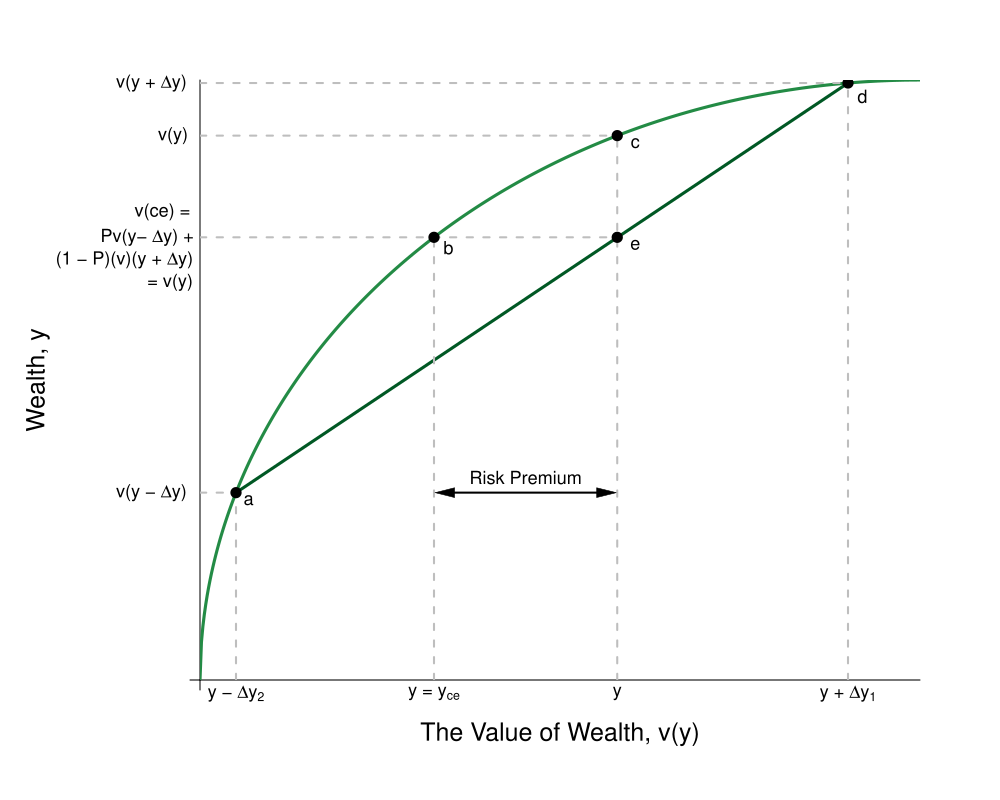

Recreate this plot in R.
#Graph Designer: Simon Halliday
#Authors: Bowles, Foley and Halliday
#Title: Coordination, Conflict and Competition: A Text in Microeconomics

library(shape)
require(shape)
pdf(file = "/Users/rileyboeth/Library/Mobile Documents/com~apple~CloudDocs/bfh textbook - backup/coordination_failures/figure4_3.pdf", width = 10, height = 8)

#Set parameters for graphics
axislabelsize <- 1.5
labelsize <- 1.1
graphlinewidth <- 3
segmentlinewidth <- 2

COL <- c("#7fc97f", "#beaed4", "#fdc086", "#ffff99", "#386cb0", "#f0027f", "#bf5b17", "#666666")
COLA <- c("#e0f3db", "#99d8c9","#66c2a4","#41ae76", "#238b45", "#005824")
COLB <- c("#4eb3d3", "#2b8cbe", "#0868ac","#084081")

#Edited the margins to cater for the larger LHS labels
par(mar =  c(6, 10, 4, 4))

#Concave utility of wealth function

ConcaveU <- function(x,y){
  (1600-(x-40)^2)^(1/2)
}

#Add limits on axes and levels of utility for each indifference curve
ylims <- c(0, 40)
xlims <- c(0, 40)

npts <- 501 
x <- seq(xlims[1], xlims[2], length.out = npts)
y <- seq(ylims[1], ylims[2], length.out = npts) 

plot(0, 0, xlim = xlims, ylim = ylims, type = "n",
     xlab = expression(paste("")),
     ylab = expression(paste("")), 
     xaxt = "n", 
     yaxt = "n", 
     cex.lab = axislabelsize, 
     bty = "n", 
     xaxs="i", 
     yaxs="i"
)

#x and y limits with plain axes without ticks/numbers to match previous graph

ticksx <- seq(from = 0, to = xlims[2]+1, by = 41)
xlabels <- seq(from = 0, to = xlims[2], by = 1)
ticksy <- seq(from = 0, to = ylims[2]+1, by = 41)
ylabels <- seq(from = 0, to = ylims[2], by = 10)

axis(1,at = ticksx,  pos = 0, labels = FALSE)
axis(2,at = ticksy,  pos = 0, labels = FALSE, las = 1)

npts <- 500 
xx1 <- seq(xlims[1], xlims[2], length.out = npts)
xx2 <- seq(0, xlims[2], length.out = npts)
xx3 <- seq(xlims[1], 0, length.out = npts)
xx4 <- seq(-11, 0, length.out = npts)

#Axis labels and draw linear utility function
mtext(expression(paste("The Value of Wealth, v(y)")), side = 1, line = 2.5, cex = axislabelsize)
text(-9, 0.5*ylims[2], expression(paste("Wealth, y")), xpd = TRUE, cex = axislabelsize, srt = 90) 

lines(xx1, ConcaveU(xx1, y), col = COLA[5], lwd = graphlinewidth)

#Add line from pt a to pt c

segments(2, ConcaveU(2), 36, ConcaveU(36), lty = 1, col = COLA[6] , lwd = graphlinewidth)


#Label 5 points on line

text(2.7, ConcaveU(2)-.5, expression(paste("a")), cex = labelsize)
segments(2, 0, 2, ConcaveU(2), lty = 2, col = "gray", lwd = segmentlinewidth)
segments(0, ConcaveU(2), 2, ConcaveU(2), lty = 2, col = "gray", lwd = segmentlinewidth)
points(2, ConcaveU(2), pch = 16, col = "black", cex = 1.5)


text(24.18, ConcaveU(23.18)-.5, expression(paste("c")), cex = labelsize)
segments(23.18, 0, 23.18, ConcaveU(23.18), lty = 2, col = "gray", lwd = segmentlinewidth)
segments(0, ConcaveU(23.18), 23.18, ConcaveU(23.18), lty = 2, col = "gray", lwd = segmentlinewidth)
points(23.18, ConcaveU(23.18), pch = 16, col = "black", cex = 1.5)

text(24.18, ConcaveU(13)-.5, expression(paste("e")), cex = labelsize)
segments(0, ConcaveU(13), 23.18, ConcaveU(13), lty = 2, col = "gray", lwd = segmentlinewidth)
points(23.18, ConcaveU(13), pch = 16, col = "black", cex = 1.5)

text(13.8, ConcaveU(13)-.7, expression(paste("b")), cex = labelsize)
segments(13, 0, 13, ConcaveU(13), lty = 2, col = "gray", lwd = segmentlinewidth)
points(13, ConcaveU(13), pch = 16, col = "black", cex = 1.5)

text(36.8, ConcaveU(36)-.9, expression(paste("d")), cex = labelsize)
segments(36, 0, 36, ConcaveU(36), lty = 2, col = "gray", lwd = segmentlinewidth)
segments(0, ConcaveU(36), 36, ConcaveU(36), lty = 2, col = "gray", lwd = segmentlinewidth)
points(36, ConcaveU(36), pch = 16, col = "black", cex = 1.5)

#Label y-sub,x-sub,etc. on axes

text(36, -.9, expression(paste("y + ", Delta, "y"[1])), xpd = TRUE, cex = labelsize)
text(13, -.9, expression(paste("y = y"[ce])),  xpd = TRUE,  cex = labelsize)
text(2, -.9, expression(paste("y - ",Delta,"y"[2])),  xpd = TRUE,  cex = labelsize)
text(23.18, -.9, expression(paste("y")),  xpd = TRUE,  cex = labelsize)


text(-2.7, ConcaveU(36), expression(paste("v(y + ",Delta,"y)")), xpd = TRUE, cex = labelsize)
text(-1.95, ConcaveU(13)+1.7, expression(paste("v(ce) = ")),  xpd = TRUE, cex = labelsize)
text(-2.8, ConcaveU(13), expression(paste("Pv(y- ",Delta,"y) + ")),  xpd = TRUE, cex = labelsize)
text(-4.2, ConcaveU(13)-1.5, expression(paste("(1 - P)(v)(y + ",Delta,"y)")),  xpd = TRUE, cex = labelsize)
text(-1.8, ConcaveU(13)-3, expression(paste(" = v(y)")),  xpd = TRUE, cex = labelsize)
text(-2.7, ConcaveU(2), expression(paste("v(y - ",Delta,"y)")),  xpd = TRUE,  cex = labelsize)
text(-1.5, ConcaveU(23.18), expression(paste("v(y)")),  xpd = TRUE,  cex = labelsize)

#Add risk premium distance arrow and label

Arrows(13.6, ConcaveU(2), 22.58, ConcaveU(2), col = "black", lty = 1, lwd = 2, code = 3, arr.type = "triangle", arr.lwd = 0.5)
text((23.18+13)/2, ConcaveU(2)+1, expression(paste("Risk Premium")),  xpd = TRUE,  cex = labelsize)


dev.off()
